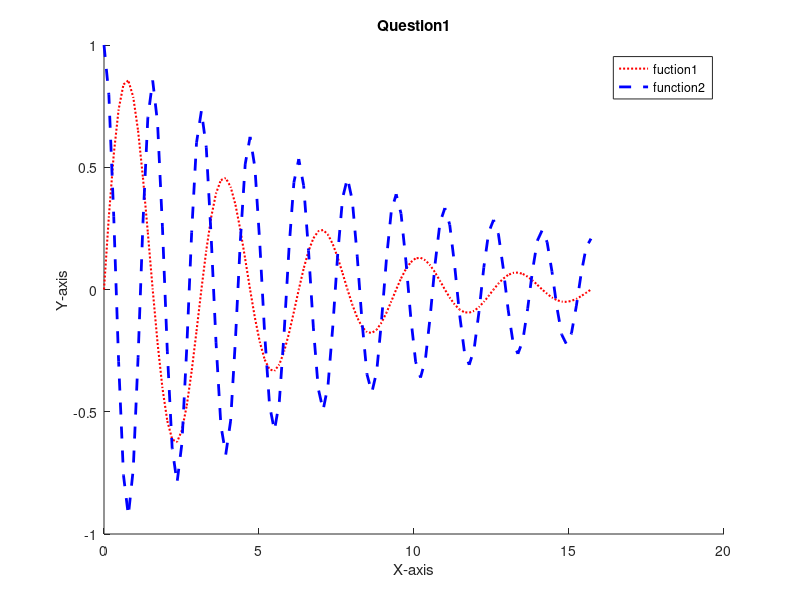

The MATLAB source for this figure:
% (a) 
x = 0:pi/20:5*pi;
y1 = sin(2*x).*exp(-0.2*x);
y2 = cos(4*x).*exp(-0.1*x);
figure;
hold on;
plot(x, y1, 'DisplayName', 'fuction1');
plot(x, y2, 'DisplayName', 'function2');
hold off;

% (b)
xlabel('X-axis');
ylabel('Y-axis');
title('Question1');

% (c) 
h = get(gca, 'Children');
set(h(1), 'Color', 'b', 'LineStyle', '--', 'LineWidth', 2);
set(h(2), 'Color', 'r', 'LineStyle', ':', 'LineWidth', 1.5);

% (d) 
legend show;
